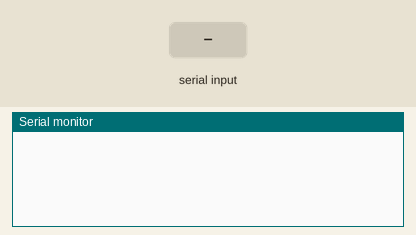
Recording of a sketch running on a simulated Arduino Mega 2560, built with avr-gcc and run on an emulated ATmega2560. On the bench: the last lines printed to the serial monitor. The test bench sets the inputs (shaded band).

Above: at 1.2 s.
1.3 s: "r" received over the second serial link
At 2.4 s:
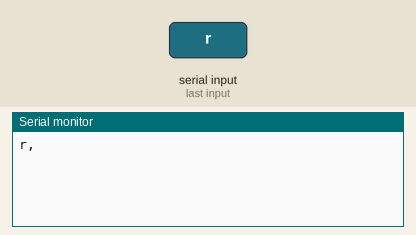
3.5 s: "1" received over the second serial link
At 5.1 s:
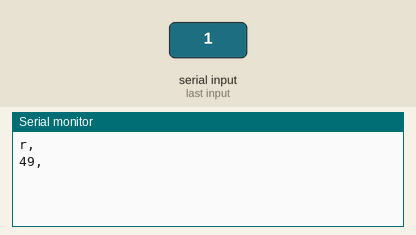

The sketch:

checksumtest.ino
```cpp
void setup() {
  // put your setup code here, to run once:
  Serial.begin(9600);
  Serial2.begin(9600);
}

void loop() {
  // put your main code here, to run repeatedly:
  while(Serial2.available()){
    char c = Serial2.read();
    if(c == 'r')
      Serial.print(c);
    else
      Serial.print((int)c);
    Serial.print(",");
  }
  Serial.println("");
  delay(1000);
}
```

Measured:
- after the input at 1.3 s, the serial monitor: prints a new line after 0.70 s (image 1)
- after the input at 3.5 s, the serial monitor: prints a new line after 0.50 s (image 2)
